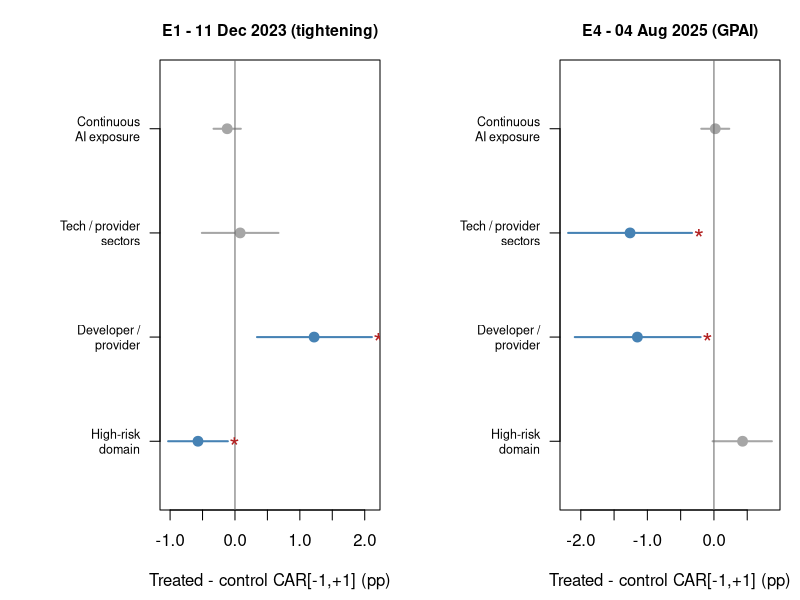

Write the R code that produced this figure.
# =====================================================================
# Figure 3 - Legal-incidence ladder
# Treated-minus-control CAR[-1,+1] for each exposure concept, two events.
# Shows: continuous exposure = flat; legal categories = significant.
# Base R. Run; saves a PNG.
# =====================================================================

labels <- c("Continuous\nAI exposure", "Tech / provider\nsectors",
            "Developer /\nprovider", "High-risk\ndomain")

# Each row: difference (pp), lower CI, upper CI, significant? (p<0.05)
# --- E1 (11 Dec 2023, tightening) ---
e1_diff <- c(-0.12, 0.08, 1.22, -0.57)
e1_lo   <- c(-0.33, -0.51, 0.34, -1.03)
e1_hi   <- c( 0.09,  0.67, 2.11, -0.11)
e1_sig  <- c(FALSE, FALSE, TRUE, TRUE)
# --- E4 (04 Aug 2025, GPAI) ---
e4_diff <- c( 0.02, -1.26, -1.15, 0.43)
e4_lo   <- c(-0.19, -2.19, -2.09, -0.02)
e4_hi   <- c( 0.23, -0.33, -0.20, 0.87)
e4_sig  <- c(FALSE, TRUE, TRUE, FALSE)

png("fig3_incidence_ladder.png", width = 1100, height = 500, res = 130)
par(mfrow = c(1, 2), mar = c(4.5, 8, 3, 1), family = "sans")

ladder <- function(diff, lo, hi, sig, ttl) {
  y <- length(diff):1
  cols <- ifelse(sig, "steelblue", "grey65")
  plot(diff, y, xlim = range(c(lo, hi)), ylim = c(0.5, length(diff) + 0.5),
       pch = 19, col = cols, cex = 1.3, yaxt = "n", ylab = "",
       xlab = "Treated - control CAR[-1,+1] (pp)", main = ttl, cex.main = 0.95)
  segments(lo, y, hi, y, col = cols, lwd = 2)
  abline(v = 0, col = "grey40")
  axis(2, at = y, labels = labels, las = 1, cex.axis = 0.75)
  # star the significant ones
  text(hi[sig] + 0.1, y[sig], "*", col = "firebrick", cex = 1.6)
}

ladder(e1_diff, e1_lo, e1_hi, e1_sig, "E1 - 11 Dec 2023 (tightening)")
ladder(e4_diff, e4_lo, e4_hi, e4_sig, "E4 - 04 Aug 2025 (GPAI)")

dev.off()
